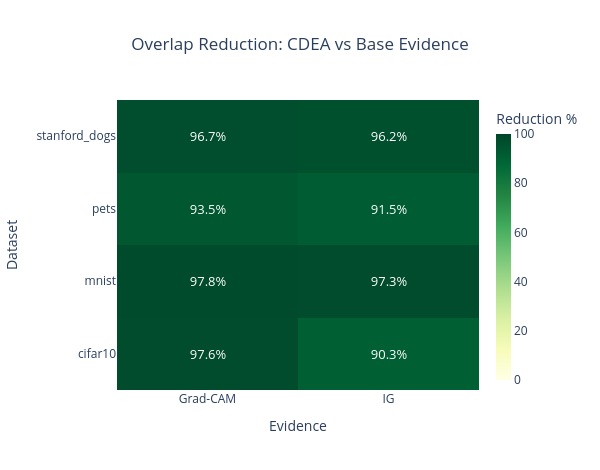

The notebook cell saved with this chart:
### Markdown cell above
## 3. Overlap Reduction % — Heatmap

Percent overlap reduction of CDEA over base evidence.  
Higher is better — the headline result.

### Code cell
heat = np.full((len(datasets), len(evidence_types)), float('nan'))
for i, ds in enumerate(datasets):
    for j, ev in enumerate(evidence_types):
        b = df[(df['dataset']==ds)&(df['evidence']==ev)&(df['method']=='base_evidence')]
        o = df[(df['dataset']==ds)&(df['evidence']==ev)&(df['method']=='optimized')]
        if not b.empty and not o.empty:
            b_ov = b['overlap_mean'].values[0]
            o_ov = o['overlap_mean'].values[0]
            heat[i, j] = (b_ov - o_ov) / max(abs(b_ov), 1e-8) * 100

text_vals = [[f'{heat[i,j]:.1f}%' if not np.isnan(heat[i,j]) else 'n/a'
              for j in range(len(evidence_types))] for i in range(len(datasets))]

fig = go.Figure(go.Heatmap(
    z=heat,
    x=[EVIDENCE_LABELS.get(e, e) for e in evidence_types],
    y=datasets,
    colorscale='YlGn', zmin=0, zmax=100,
    text=text_vals, texttemplate='%{text}', textfont={'size': 13},
    colorbar=dict(title='Reduction %', thickness=15),
    hovertemplate='%{y} / %{x}<br>Overlap reduction: %{z:.1f}%<extra></extra>',
))
fig.update_layout(
    title_text='Overlap Reduction: CDEA vs Base Evidence', title_x=0.5,
    xaxis_title='Evidence', yaxis_title='Dataset',
    height=max(300, len(datasets)*80 + 150), width=max(500, len(evidence_types)*200 + 200),
    plot_bgcolor='white',
)
out = REPO / 'examples' / 'out' / 'plot_overlap_reduction_heatmap.html'
fig.write_html(str(out))
fig.show()
print('Saved to', out)

### Figure 1 — Plotly figure (JSON) as saved in the notebook; plotly's stock layout.template omitted (floating-point values rounded to 4 significant figures)
{"data": [{"colorbar": {"thickness": 15, "title": {"text": "Reduction %"}}, "colorscale": [[0, "rgb(255,255,229)"], [0.125, "rgb(247,252,185)"], [0.25, "rgb(217,240,163)"], [0.375, "rgb(173,221,142)"], [0.5, "rgb(120,198,121)"], [0.625, "rgb(65,171,93)"], [0.75, "rgb(35,132,67)"], [0.875, "rgb(0,104,55)"], [1, "rgb(0,69,41)"]], "hovertemplate": "%{y} / %{x}<br>Overlap reduction: %{z:.1f}%<extra></extra>", "text": [["97.6%", "90.3%"], ["97.8%", "97.3%"], ["93.5%", "91.5%"], ["96.7%", "96.2%"]], "textfont": {"size": 13}, "texttemplate": "%{text}", "type": "heatmap", "x": ["Grad-CAM", "IG"], "y": ["cifar10", "mnist", "pets", "stanford_dogs"], "z": [[97.58, 90.26], [97.79, 97.33], [93.5, 91.45], [96.73, 96.19]], "zmax": 100, "zmin": 0}], "layout": {"height": 470, "plot_bgcolor": "white", "title": {"text": "Overlap Reduction: CDEA vs Base Evidence", "x": 0.5}, "width": 600, "xaxis": {"title": {"text": "Evidence"}}, "yaxis": {"title": {"text": "Dataset"}}}}
